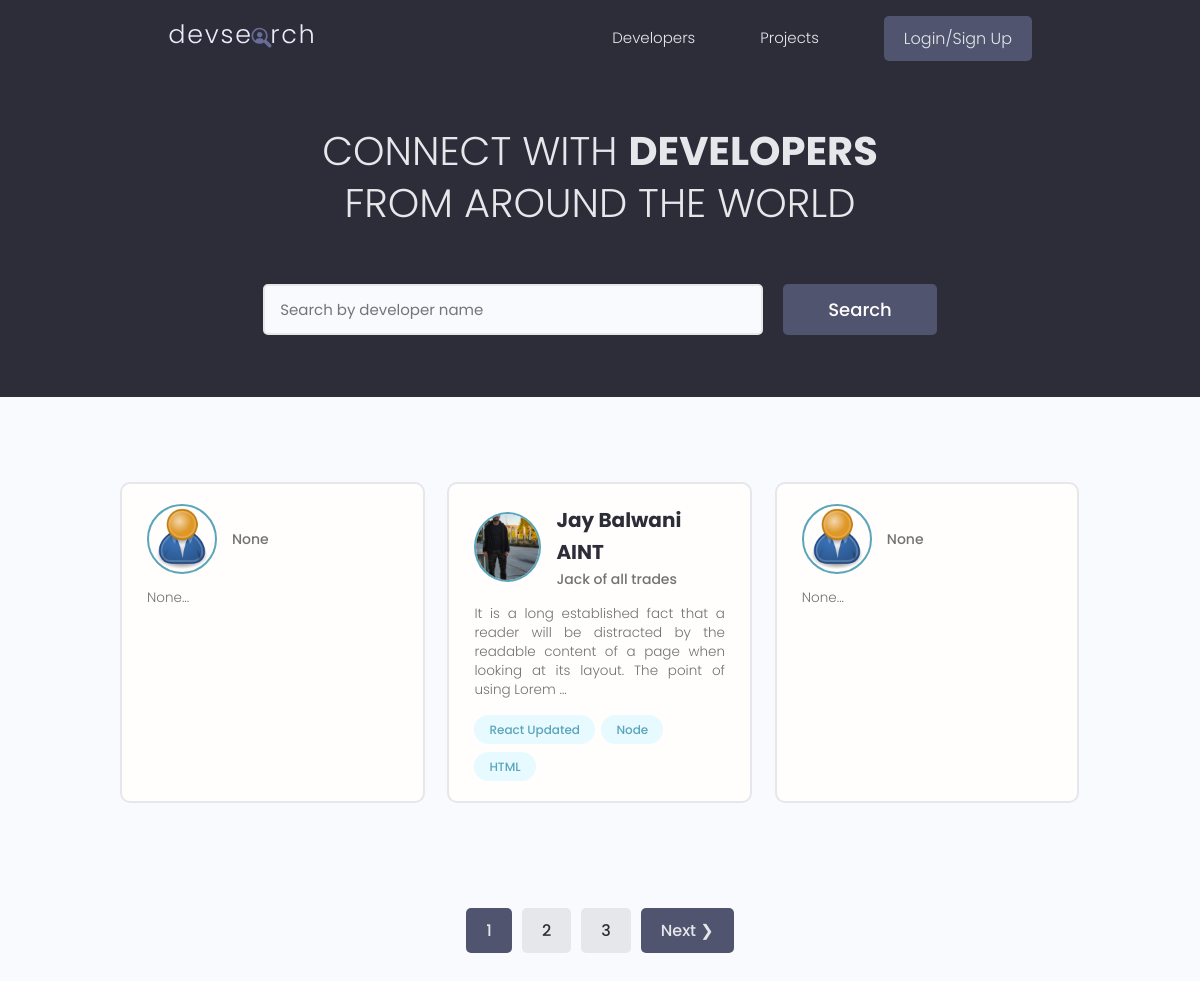
The page / on the database its author committed.
### users/models.py (models this page shows, shortened)
class Profile(models.Model):
    user = models.OneToOneField(User, null=True, blank=True, on_delete=models.CASCADE)
    username = models.CharField(max_length=50, null=True, blank=True)
    location = models.CharField(max_length=50, null=True, blank=True)
    name = models.CharField(max_length=200, null=True, blank=True)
    email = models.EmailField(max_length=200, null=True, blank=True)
    short_intro = models.CharField(max_length=200, null=True, blank=True)
    bio = models.TextField(null=True, blank=True)
    profile_pic = models.ImageField(null=True, blank=True, upload_to='profiles/', default='profiles/user-default.png')
    social_github = models.CharField(max_length=200, null=True, blank=True)
    social_twitter = models.CharField(max_length=200, null=True, blank=True)
    social_linkedin = models.CharField(max_length=200, null=True, blank=True)
    social_youtube = models.CharField(max_length=200, null=True, blank=True)
    social_website = models.CharField(max_length=200, null=True, blank=True)
    created = models.DateTimeField(auto_now_add=True)
    id = models.UUIDField(default=uuid.uuid4, primary_key=True, unique=True, editable=False)

class Skill(models.Model):
    owner = models.ForeignKey(Profile, on_delete=models.CASCADE, null=True, blank=True)
    name = models.CharField(max_length=200, null=True, blank=True)
    description = models.TextField(null=True, blank=True)
    created = models.DateTimeField(auto_now_add=True)
    id = models.UUIDField(default=uuid.uuid4, primary_key=True, unique=True, editable=False)

### users/views.py (the view)
# urls.py: path('', views.profiles, name="profiles"),
def profiles(request):
    search_query, profiles = searchProfiles(request)
    profiles, custom_range = paginateProfiles(request, profiles)
    context = {'profiles': profiles, 'search_query': search_query, 'custom_range': custom_range}
    return render(request, 'users/profiles.html', context)

### users/utilities.py (called while the page is built)
def searchProfiles(request):
    search_query = ''
    if request.GET.get('search_query'):
        search_query = request.GET.get('search_query')
    skills = Skill.objects.filter(name__icontains=search_query)
    profiles = Profile.objects.distinct().filter(
        Q(name__icontains=search_query) |
        Q(short_intro__icontains=search_query) |
        Q(skill__in=skills)
    )
    return search_query, profiles

def paginateProfiles(request, profiles):
    page = request.GET.get('page')
    results = 3
    paginator = Paginator(profiles, results)
    try:
        profiles = paginator.page(page)
    except PageNotAnInteger:
        page = 1
        profiles = paginator.page(page)
    except EmptyPage:
        page = paginator.num_pages
        profiles = paginator.page(page)
    leftIndex = int(page) - 4
    if leftIndex < 1:
        leftIndex = 1
    rightIndex = int(page) + 5
    if rightIndex > paginator.num_pages:
        rightIndex = paginator.num_pages + 1
    custom_range = range(leftIndex,rightIndex)
    return profiles, custom_range

### users/templates/users/profiles.html (shortened to what this page needs)
{% extends 'main.html' %}
{% block content %}
<main class="home">
    <section class="hero-section text-center">
      <div class="container container--narrow">
        <div class="hero-section__box">
          <h2>CONNECT WITH <span>DEVELOPERS</span></h2>
          <h2>FROM AROUND THE WORLD</h2>
        </div>
        <div class="hero-section__search">
          <form id="searchForm" class="form" action="" method="get">
            <div class="form__field">
              <input class="input input--text" id="formInput#search" type="text" name="search_query"
                placeholder="Search by developer name" value="{{search_query}}"/>
            </div>
            <input class="btn btn--sub btn--lg" type="submit" value="Search" />
          </form>
        </div>
      </div>
    </section>
    <section class="devlist">
      <div class="container">
        <div class="grid grid--three">
            {% for profile in profiles %}
          <div class="column card">
            <div class="dev">
              <a href="{% url 'user-profile' profile.id %}" class="card__body">
                <div class="dev__profile">
                  <img class="avatar avatar--md" src="{{profile.profile_pic.url}}" alt="image" />
                  <div class="dev__meta">
                    <h3>{{profile.name}}</h3>
                    <h5>{{profile.short_intro}}</h5>
                  </div>
                </div>
                <p class="dev__info">
                 {{profile.bio|slice:"150"}}...
                </p>
                <div class="dev__skills">
                    {% for skill in profile.skill_set.all|slice:"5" %}
                  <span class="tag tag--pill tag--main">
                    <small>{{skill.name}}</small>
                    </span>
                    {% endfor %}
                </div>
              </a>
            </div>
          </div>
          {% endfor %}
        </div>
      </div>
    </section>
    {% include 'pagination.html' with query_set=profiles custom_range=custom_range %}
  </main>
{% endblock %}

### static/styles/app.css (style rules this page uses)
:root { --color-sub: #2d2d39; }
.btn--sub { background-color: var(--color-sub-light); }
.card { border: 2px solid var(--color-light); }
img { width: 100%; }
.hero-section { height: 40vh; display: flex; align-items: center; background-color: var(--color-sub); }
.hero-section__box { margin-bottom: 4rem; }
.hero-section__box > h2, .hero-section__box > h2 > span { font-size: 4rem; color: var(--color-light); line-height: 1.3; text-transform: uppercase; }
.hero-section__box > h2 { font-weight: 300; }
.hero-section__box > h2 > span { font-weight: 700; }
.hero-section__search > .form { display: flex; align-items: center; justify-content: center; gap: 2rem; }
.hero-section__search > .form input.input--text { width: 50rem; }
.devlist { margin-top: 8rem; }
.devlist .grid { align-items: stretch; }
.devlist .dev .dev__profile { display: flex; align-items: center; gap: 1.5rem; }
.devlist .dev .dev__meta h3 { color: var(--color-sub); font-size: 2rem; font-weight: 700; }
.devlist .dev .dev__meta h5 { color: var(--color-text); font-size: 1.4rem; font-weight: 500; }
.devlist .dev .dev__info { margin: 1.5rem 0; font-size: 1.35rem; line-height: 1.4; text-align: justify; }

### static/uikit/styles/modules/_variables.css (style rules this page uses)
:root { --color-main: #5aa5b9; --color-main-light: #e6faff; --color-sub: #3f4156; --color-sub-light: #51546e; --color-sub-lighter: #ededfd; --color-text: #737373; --color-gray: #8b8b8b; --color-light: #e5e7eb; --color-light-gray: #767676; --color-bg: #f8fafd; --color-white: #fffefd; --color-white-light: #f3f3f3; --color-success: #359e64; --color-success-bg: #def8e8; --color-error: #fc4b0b; --color-error-bg: #fff2ee; --font-base: 'Poppins', arial, helvetica, 'Segoe UI', roboto, ubuntu, sans-serif; --font-monospace: 'Fira Code', 'Courier New', courier, monospace; --font-regular: 300; --font-medium: 500; --font-bold: 700; --generic-shadow: 1px 1px 5px #00000010; --generic-transition: all 0.3s ease-in-out; }

### static/uikit/styles/modules/_base.css (style rules this page uses)
* { margin: 0; padding: 0; box-sizing: border-box; text-rendering: optimizeLegibility; color: inherit; font-size: inherit; }
html { font-size: 50%; }
@media only screen and (min-width: 480px) { html { font-size: 56.25%; } }
@media only screen and (min-width: 1200px) { html { font-size: 62.5%; } }
body { line-height: 1.6; font-weight: 400; font-size: 1.5rem; color: var(--color-text); background-color: var(--color-bg); min-height: 100vh; }

### static/uikit/styles/modules/_typography.css (style rules this page uses)
* { font-family: var(--font-base); }
h2 { font-size: 3.6rem; font-weight: var(--font-bold); }
h3 { font-size: 3.2rem; font-weight: var(--font-medium); }
h5 { font-size: 2.4rem; font-weight: var(--font-medium); }
h5, h6 { font-weight: var(--font-regular); }
p, span, strong { font-size: 1.6rem; color: var(--color-text); font-weight: var(--font-regular); }
a { padding-bottom: 2px; text-decoration: none; display: inline-block; color: var(--color-main); font-weight: var(--font-medium); }

### static/uikit/styles/modules/_utilities.css (style rules this page uses)
.container { width: 92%; max-width: 165rem; margin: 0 auto; box-sizing: border-box; }
.container--narrow { width: 92%; max-width: 120rem; }
@media screen and (min-width: 1000px) { .container { width: 90%; } }
@media screen and (min-width: 1000px) { .container--narrow { width: 85%; } }
@media screen and (min-width: 1200px) { .container { width: 80%; } }
@media screen and (min-width: 1200px) { .container--narrow { width: 72%; } }
.text-center { text-align: center; }

### static/uikit/styles/modules/_avatar.css (style rules this page uses)
.avatar { border-radius: 50%; border: 2px solid var(--color-main); object-fit: cover; }
.avatar--md { height: 7rem; width: 7rem; }

### static/uikit/styles/modules/_button.css (style rules this page uses)
.btn { display: inline-block; position: relative; cursor: pointer; background-color: var(--color-light); font-weight: var(--font-medium); color: var(--color-sub); text-decoration: none; padding: 1rem 2rem; border-radius: 0.5rem; border: none; width: -webkit-fit-content; width: -moz-fit-content; width: fit-content; height: -webkit-fit-content; height: -moz-fit-content; height: fit-content; font-size: 1.6rem; outline-width: 0; outline-color: transparent; -webkit-backface-visibility: hidden; backface-visibility: hidden; transition: all 0.3s ease-in-out; }
.btn--sub { background-color: var(--color-sub); color: var(--color-white); }
.btn--lg { font-size: 1.8rem; padding: 1.2rem 4.5rem; }

### static/uikit/styles/modules/_card.css (style rules this page uses)
.card { border-radius: 1rem; background-color: var(--color-white); border: 1.5px solid var(--color-light); width: auto; height: auto; margin-top: 0.5rem; margin-bottom: 0.5rem; overflow: hidden; }
.card__body, .card__header { padding: 2rem 2.5rem; }

### rows shown on the page
Profile: profile_pic (placeholder picture), short_intro "None", bio "None"
Profile: profile_pic (picture), name "Jay Balwani AINT", short_intro "Jack of all trades", bio "It is a long established fact that a reader will be distracted by the readable content of a page when looking at its layout. The point of using Lorem"
Skill: name "React Updated"
Skill: name "Node"
Skill: name "HTML"
Profile: profile_pic (placeholder picture), short_intro "None", bio "None"

### other values the page prints
{{ page }} "1"
{{ page }} "2" "3"
